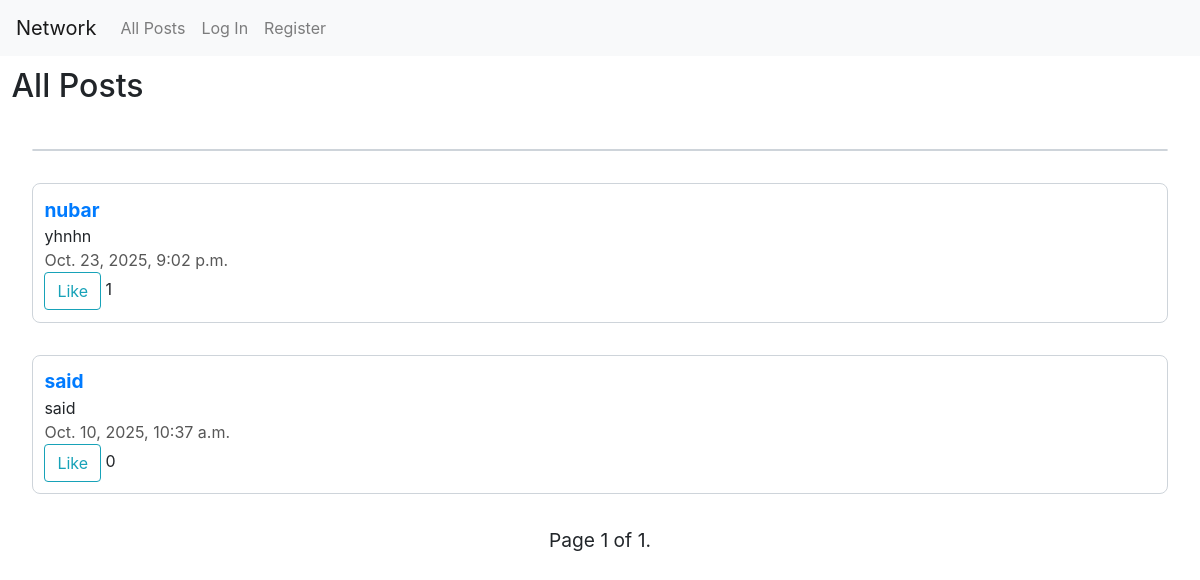
The page / on the database its author committed.
### network/models.py (models this page shows, shortened)
class Post(models.Model):
    user=models.ForeignKey(User, on_delete=models.CASCADE, related_name="posts")
    content= models.CharField(max_length=500)
    timestamp= models.DateTimeField(auto_now_add=True)
    likes=models.ManyToManyField(User,blank=True,related_name="likes")

class User(AbstractUser):
    pass

### network/views.py (the view)
# urls.py: path("", views.index, name="index"),
def index(request):
    posts_list = Post.objects.all().order_by("-timestamp")
    paginator = Paginator(posts_list, 10)
    page_number = request.GET.get("page")
    posts = paginator.get_page(page_number)
    if request.method=="POST":
            if request.user.is_authenticated:
                form=PostForm(request.POST)
                if form.is_valid():
                    post=form.save(commit=False)
                    post.user=request.user
                    post.save()
                    return HttpResponseRedirect(reverse("index"))
            else:
                return render(request, "network/login.html")
    else:
        form=PostForm()
    return render(request, "network/index.html",{
                "form":PostForm(),
                "posts":posts
            })

### network/templates/network/index.html (shortened to what this page needs)
{% extends "network/layout.html" %}
{% block body %}
    <h2>All Posts</h2>
    <div class="create-post">
    </div>
    {% for post in posts %}
        <div class="posts" data-post-id="{{ post.id }}">
            <div class="detail-post">
                <div><a href="{% url 'profile' post.user.username %}" class="userpost">{{ post.user.username }}</a></div>
                <div class="post-content">{{ post.content }}</div>
                <div class="timestamp">{{ post.timestamp }}</div>
                <button class="like btn btn-outline-info">
                    {% if user in post.likes.all %}
                        Unlike
                    {% else %}
                        Like
                    {% endif %}
                </button>
                <span class="like-count">{{ post.likes.count }}</span>
            </div>
        </div>
    {% endfor %}
    <div class="pagination">
        <span class="step-links">
            <span class="current">
                Page {{ posts.number }} of {{ posts.paginator.num_pages }}.
            </span>
        </span>
    </div>
{% endblock %}

### network/templates/network/layout.html (shortened to what this page needs)
{% load static %}
<!DOCTYPE html>
<html lang="en">
    <head>
        <link rel="stylesheet" href="https://stackpath.bootstrapcdn.com/bootstrap/4.4.1/css/bootstrap.min.css">
        <link href="{% static 'network/styles.css' %}" rel="stylesheet">
    </head>
    <body>
        <nav class="navbar navbar-expand-lg navbar-light bg-light">
            <a class="navbar-brand" href="{% url 'index' %}">Network</a>
            <div>
              <ul class="navbar-nav mr-auto">
                <li class="nav-item">
                  <a class="nav-link" href="{% url 'index' %}">All Posts</a>
                </li>
                {% if user.is_authenticated %}
                    <li class="nav-item">
                        <a class="nav-link" href="{% url 'following'  %}">Following</a>
                    </li>
                    <li class="nav-item">
                        <a class="nav-link" href="{% url 'logout' %}">Log Out</a>
                    </li>
                {% else %}
                    <li class="nav-item">
                        <a class="nav-link" href="{% url 'login' %}">Log In</a>
                    </li>
                    <li class="nav-item">
                        <a class="nav-link" href="{% url 'register' %}">Register</a>
                    </li>
                {% endif %}
              </ul>
            </div>
          </nav>
        <div class="body">
            {% block body %}
            {% endblock %}
        </div>
    </body>
</html>

### network/static/network/styles.css (style rules this page uses)
.create-post, .posts { border: 1px solid #ced4da; border-radius: 0.5rem; margin: clamp(1rem, 3vw, 2rem) }
.posts { display: block; }
h2,.new-post, form, .detail-post { padding: 0.95vw; }
.new-post, .userpost { font-weight: 700; font-size: larger; }
.timestamp { color: #575757; }
.pagination { display: flex; justify-content: center; margin-bottom: 2rem; font-size: larger; }
li { list-style-type: none; }

### rows shown on the page
Post: user.username "nubar", content "yhnhn", timestamp "Oct. 23, 2025, 9:02 p.m.", shows "Like", likes.count "1"
Post: user.username "said", content "said", timestamp "Oct. 10, 2025, 10:37 a.m.", shows "Like", likes.count "0"

### other values the page prints
{{ posts.number }} "1"
{{ posts.paginator.num_pages }} "1"
